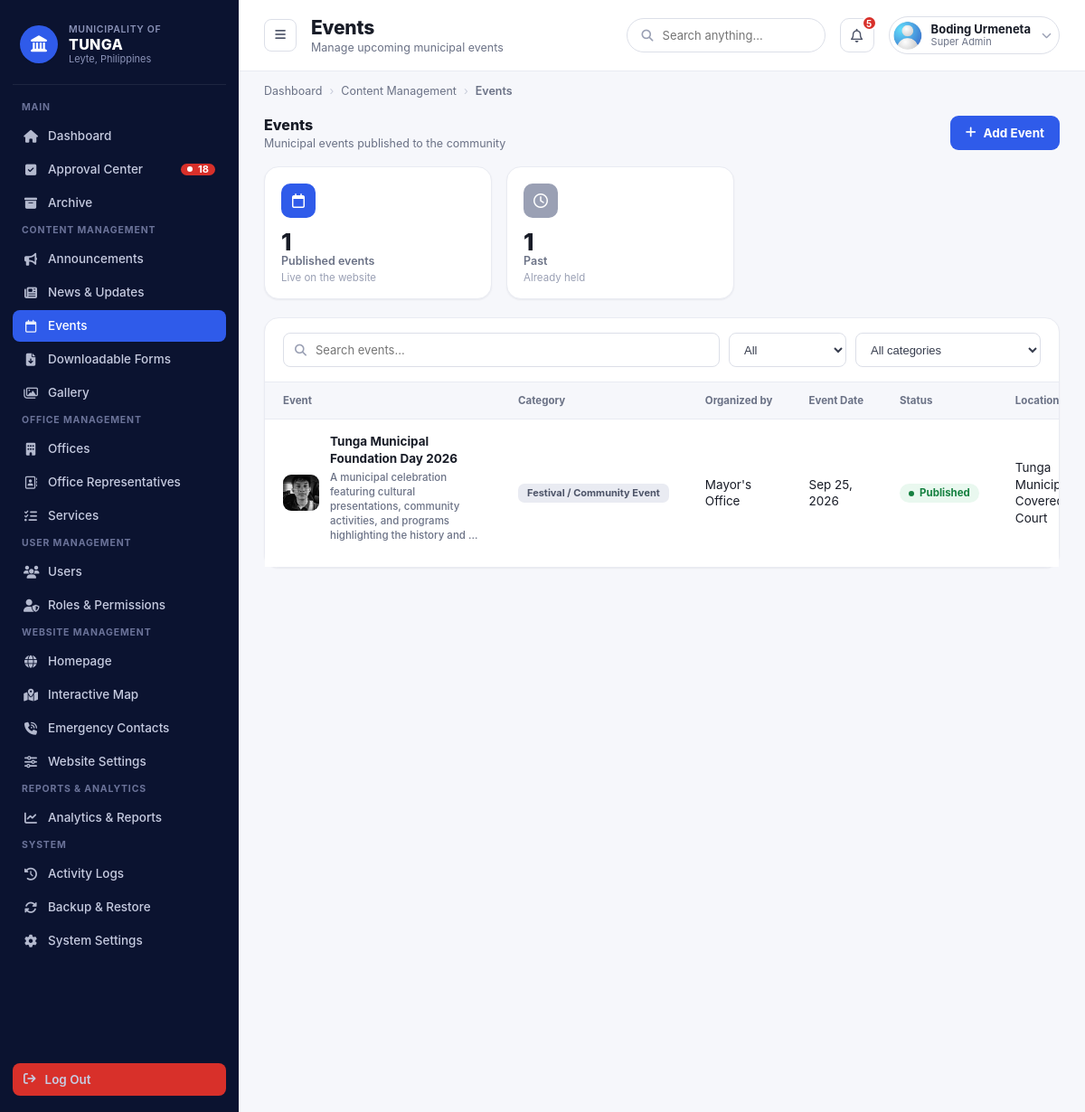
The page /super-admin/Admin-Events/ (signed in) on the database as committed earlier.
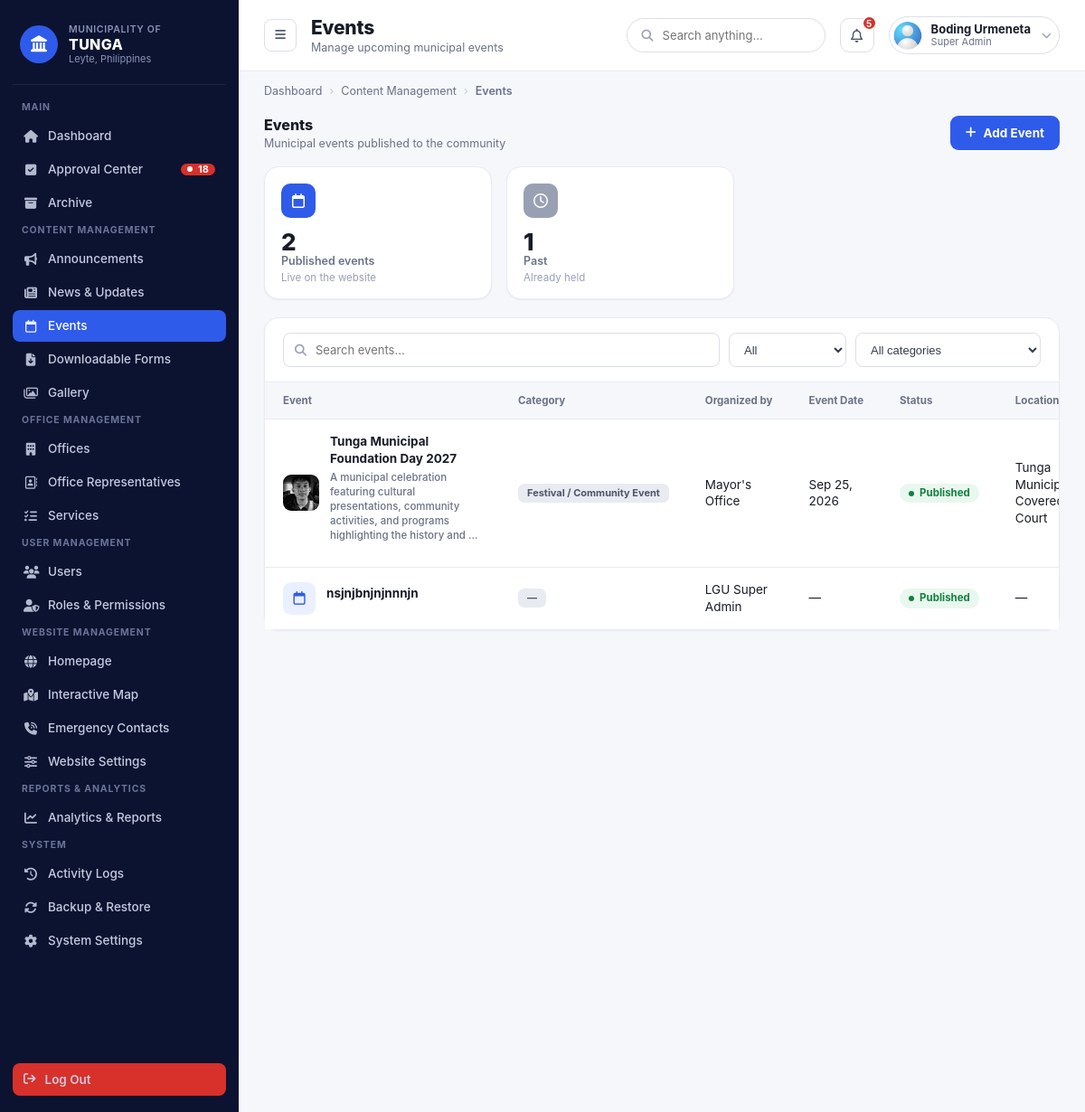
The same page on the database as committed later.
### office_dashboard/models.py (models this page shows, shortened)
class Event(models.Model):
    STATUS_CHOICES = [
        ("pending", "Pending Approval"),
        ("published", "Published"),
        ("reject", "Reject"),
        ("returned", "Returned"),
        ("archive", "Archived"),
    ]
    representative = models.ForeignKey(
        OfficeRepresentative,
        on_delete=models.CASCADE,
        related_name="events"
    )
    title = models.CharField(max_length=255)
    category = models.CharField(max_length=100, blank=True)
    description = models.TextField(blank=True)
    event_date = models.DateField(null=True, blank=True)
    start_time = models.TimeField(null=True, blank=True)
    end_time = models.TimeField(null=True, blank=True)
    location = models.CharField(max_length=255, blank=True)
    organizer = models.CharField(max_length=255, blank=True)
    contact_person = models.CharField(max_length=255, blank=True)
    contact_info = models.CharField(max_length=255, blank=True)
    poster = models.ImageField(upload_to="events/", blank=True, null=True)
    status = models.CharField(max_length=20, choices=STATUS_CHOICES, default="pending")
    admin_note = models.TextField(blank=True)
    created_at = models.DateTimeField(auto_now_add=True)
    last_updated = models.DateTimeField(auto_now=True)

class OfficeRepresentative(models.Model):
    user = models.OneToOneField(User, on_delete=models.CASCADE, related_name="office_rep")
    office = models.OneToOneField(Office, on_delete=models.CASCADE, related_name="representative")
    position = models.CharField(max_length=100, blank=True)
    mobile_number = models.CharField(max_length=20, blank=True)
    photo = models.ImageField(upload_to="rep_photos/", blank=True, null=True)   # ADD THIS LINE

### offices/models.py (models this page shows, shortened)
class Office(models.Model):
    name = models.CharField(max_length=100)
    slug = models.SlugField(unique=True, max_length=150)
    logo = models.ImageField(upload_to="office_logos/", blank=True, null=True)
    about = models.TextField(blank=True)
    description = models.TextField(blank=True)
    head_name = models.CharField(max_length=255, blank=True)
    position_title = models.CharField(max_length=255, blank=True)
    office_hours = models.CharField(max_length=255, blank=True)
    location = models.CharField(max_length=255, blank=True)
    email = models.EmailField(blank=True)
    telephone = models.CharField(max_length=100, blank=True)

### admin_dashboard/views.py (the view)
# urls.py: path('Admin-Events/', views.admin_events, name='ad_events'),
@super_admin_required
def admin_events(request):
    q = request.GET.get('q', '').strip()
    category = request.GET.get('category', '').strip()
    when = request.GET.get('when', 'all')
    today = timezone.localdate()
    qs = Event.objects.filter(status='published').select_related('representative__office').order_by('-event_date', '-created_at')
    categories = list(qs.exclude(category='').values_list('category', flat=True).distinct().order_by('category'))
    if when == 'upcoming':
        qs = qs.filter(event_date__gte=today)
    elif when == 'past':
        qs = qs.filter(event_date__lt=today)
    if category:
        qs = qs.filter(category=category)
    if q:
        qs = qs.filter(Q(title__icontains=q) | Q(description__icontains=q) | Q(location__icontains=q))
    total_count = Event.objects.filter(status='published').count()
    past_count = Event.objects.filter(status='published', event_date__lt=today).count()
    events = list(qs)
    for e in events:
        e.badge_class = EVENT_STATUS_BADGE.get(e.status, 'badge-gray')
    office_reps = OfficeRepresentative.objects.select_related('office', 'user').order_by('office__name')
    return render(request, "admin_dashboard/super-admin-events.html", {
        "events": events,
        "total_count": total_count,
        "past_count": past_count,
        "office_reps": office_reps,
        "categories": categories,
        "current_q": q,
        "current_category": category,
        "current_when": when,
    })

### admin_dashboard/context_processors.py (called while the page is built)
def site_contact_info(request):
    return {"site_contact": SiteContactInfo.get_solo()}

def is_super_admin(request):
    if not request.user.is_authenticated:
        return {"is_super_admin": False}
    return {"is_super_admin": SuperAdmin.objects.filter(user=request.user).exists()}

### admin_dashboard/models.py (called while the page is built)
    @classmethod
    def get_solo(cls):
        obj, _ = cls.objects.get_or_create(pk=1, defaults={
            'phone': '(053) 456 789',
            'phone_local': 'Local 100',
            'email': 'tunga@gmail.com',
            'email_secondary': 'info@tunga.gov.ph',
            'address': '2nd Floor, Municipal Hall, Tunga, Leyte',
            'facebook_name': 'Municipality of Tunga - Official',
            'office_hours': 'Monday – Friday, 8:00 AM – 5:00 PM',
        })
        return obj

### admin_dashboard/views.py (called while the page is built)
def super_admin_required(view_func):
    @wraps(view_func)
    @login_required
    def wrapper(request, *args, **kwargs):
        if not SuperAdmin.objects.filter(user=request.user).exists():
            messages.error(request, "You don't have access to the Super Admin dashboard.")
            return redirect("home")
        return view_func(request, *args, **kwargs)
    return wrapper

### templates/admin_dashboard/super-admin-events.html (shortened to what this page needs)
{% extends "super-admin-base.html" %}
{% load static %}
{% block body_page %}events{% endblock %}
{% block page_title %}Events{% endblock %}
{% block page_subtitle %}Manage upcoming municipal events{% endblock %}
{% block breadcrumbs %}<span>Dashboard</span><span class="sep">›</span><span>Content Management</span><span class="sep">›</span><span class="current">Events</span>{% endblock %}
{% block content %}
      <div style="display:flex;align-items:center;justify-content:space-between;gap:16px;margin-bottom:18px;">
        <div>
          <h2 style="margin:0;font-size:16px;font-weight:800;color:var(--gray-900);">Events</h2>
          <p style="margin:3px 0 0;font-size:12.5px;color:var(--gray-500);">Municipal events published to the community</p>
        </div>
        <button type="button" class="btn btn-primary" id="eventCreateBtn"><i class="fa-solid fa-plus"></i> Add Event</button>
      </div>
      <div class="stat-grid" style="grid-template-columns:repeat(2,1fr);max-width:520px;">
        <div class="stat-card">
          <div class="top"><span class="stat-icon blue"><i class="fa-regular fa-calendar"></i></span></div>
          <div class="stat-value">{{ total_count }}</div>
          <div class="stat-label">Published events</div>
          <div class="stat-sub">Live on the website</div>
        </div>
        <div class="stat-card">
          <div class="top"><span class="stat-icon gray"><i class="fa-regular fa-clock"></i></span></div>
          <div class="stat-value">{{ past_count }}</div>
          <div class="stat-label">Past</div>
          <div class="stat-sub">Already held</div>
        </div>
      </div>
      <div class="panel">
        <form method="get" class="filters-row">
          <label class="field search" style="flex:1;"><i class="fa-solid fa-magnifying-glass"></i><input type="text" name="q" value="{{ current_q }}" placeholder="Search events..." onchange="this.form.submit()"></label>
          <select class="field" name="when" onchange="this.form.submit()">
            <option value="all" {% if current_when == "all" %}selected{% endif %}>All</option>
          </select>
          <select class="field" name="category" onchange="this.form.submit()">
            <option value="">All categories</option>
          </select>
        </form>
        <div class="table-wrap" style="border:none;border-radius:0;">
          <table class="data-table">
            <thead>
              <tr>
                <th>Event</th>
                <th>Category</th>
                <th>Organized by</th>
                <th>Event Date</th>
                <th>Status</th>
                <th>Location</th>
              </tr>
            </thead>
            <tbody>
              {% for e in events %}
              <tr>
                <td>
                  <div class="row-icon-name">
                    {% if e.poster %}<img class="list-thumb" src="{{ e.poster.url }}" alt="">{% else %}<span class="row-thumb" style="background:var(--blue-50);color:var(--blue-600);"><i class="fa-regular fa-calendar"></i></span>{% endif %}
                    <div>
                      <p class="cell-primary">{{ e.title }}</p>
                      <p class="cell-sub">{{ e.description|truncatewords:14 }}</p>
                    </div>
                  </div>
                </td>
                <td><span class="tag tag-gray">{{ e.category|default:"—" }}</span></td>
                <td>{{ e.representative.office.name|default:"—" }}</td>
                <td>{{ e.event_date|date:"M j, Y"|default:"—" }}</td>
                <td><span class="badge {{ e.badge_class }}">{{ e.get_status_display }}</span></td>
                <td>{{ e.location|default:"—" }}</td>
              </tr>
              {% empty %}
              <tr class="no-results-row"><td colspan="7">No events yet.</td></tr>
              {% endfor %}
            </tbody>
          </table>
        </div>
      </div>
{% endblock %}

Rows that differ between the two databases and show on the page:
changed Event "Tunga": title "Tunga Municipal Foundation Day 2026" → "Tunga Municipal Foundation Day 2027"
added Event: title "nsjnjbnjnjnnnjn", category "—", representative.office.name "LGU Super Admin", event_date "—", status "Published", location "—"
Other text that changed with them:
{{ total_count }}: "1" → "2"
